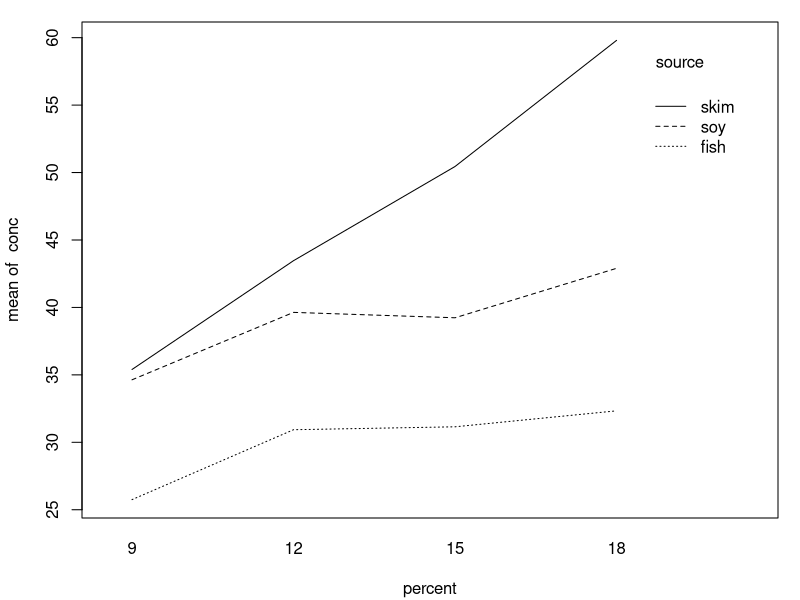
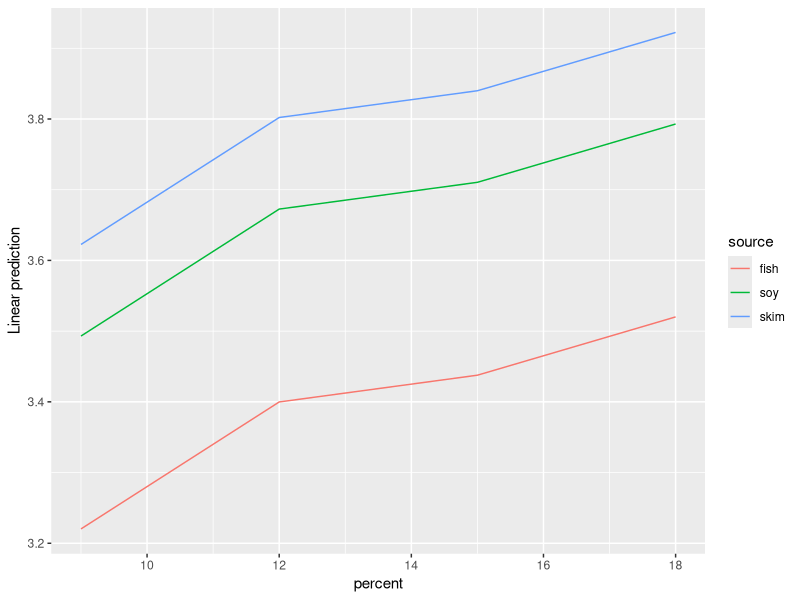
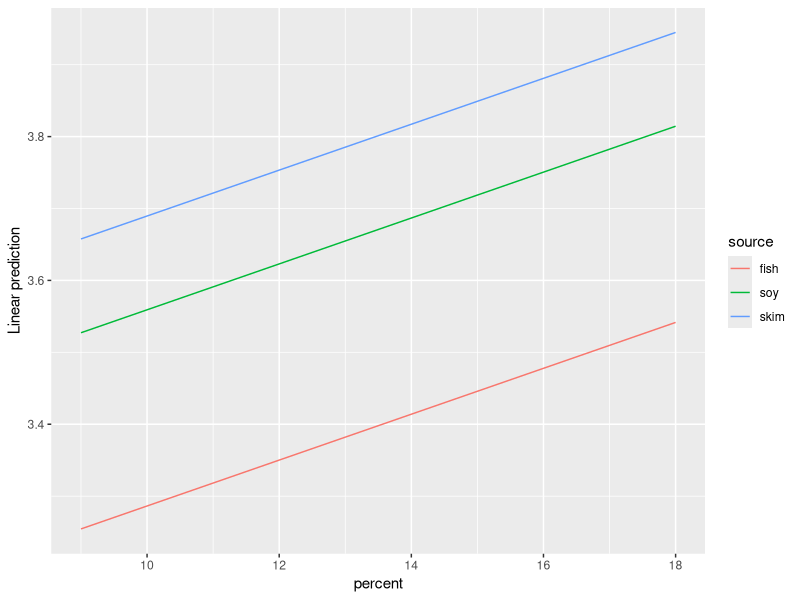
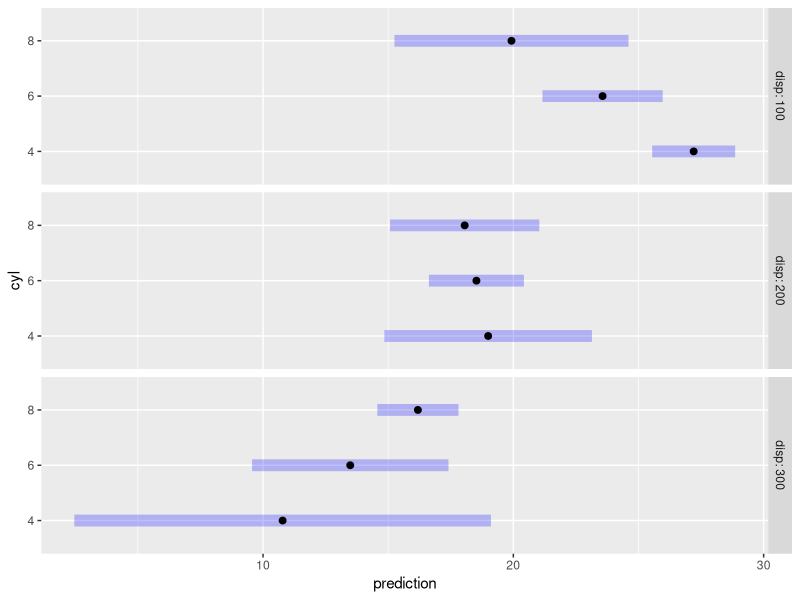
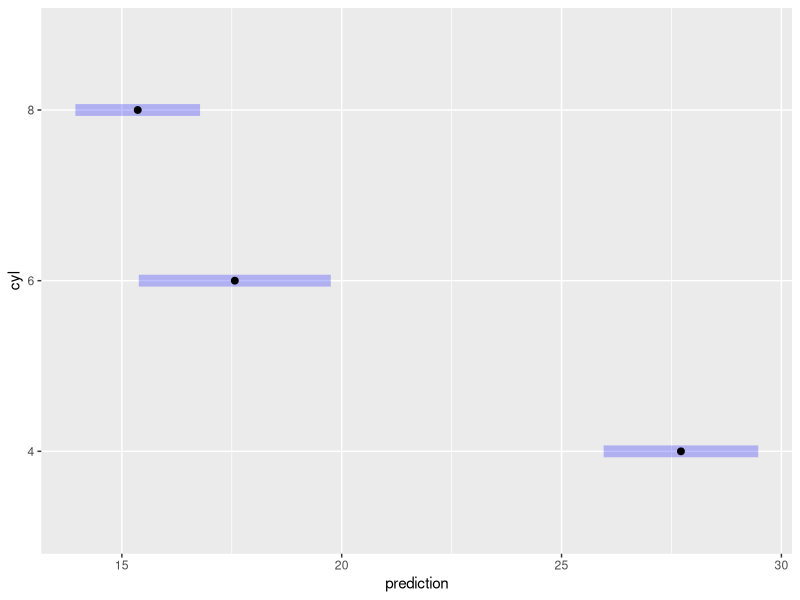
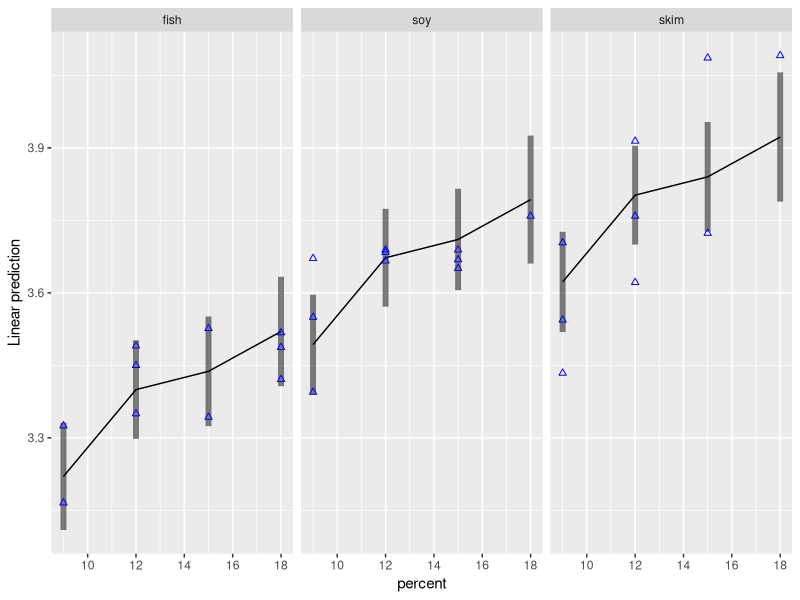

These charts were generated, in order, by the following R code:
## ---- echo = FALSE, results = "hide", message = FALSE-------------------------
require("emmeans")
knitr::opts_chunk$set(fig.width = 4.5, class.output = "ro")

## ---- echo = FALSE------------------------------------------------------------
par(mar = .1 + c(4, 4, 1, 1))   # reduce head space


## -----------------------------------------------------------------------------
with(pigs, interaction.plot(percent, source, conc))

## -----------------------------------------------------------------------------
with(pigs, tapply(conc, percent, mean))

## -----------------------------------------------------------------------------
cell.means <- matrix(with(pigs, 
    tapply(conc, interaction(source, percent), mean)), 
    nrow = 3)
cell.means

## -----------------------------------------------------------------------------
apply(cell.means, 2, mean)

## -----------------------------------------------------------------------------
with(pigs, table(source, percent))

## -----------------------------------------------------------------------------
sum(c(3, 1, 1) * cell.means[, 4]) / 5

## -----------------------------------------------------------------------------
pigs.lm1 <- lm(log(conc) ~ source + factor(percent), data = pigs)

## -----------------------------------------------------------------------------
ref_grid(pigs.lm1)

## -----------------------------------------------------------------------------
ref_grid(pigs.lm1) @ grid

## -----------------------------------------------------------------------------
pigs.lm2 <- lm(log(conc) ~ source + percent, data = pigs)
ref_grid(pigs.lm2)

## -----------------------------------------------------------------------------
ref_grid(pigs.lm2) @ grid

## -----------------------------------------------------------------------------
pigs.pred1 <- matrix(predict(ref_grid(pigs.lm1)), nrow = 3)
pigs.pred1

## -----------------------------------------------------------------------------
apply(pigs.pred1, 1, mean) ### EMMs for source

apply(pigs.pred1, 2, mean) ### EMMs for percent

## -----------------------------------------------------------------------------
predict(ref_grid(pigs.lm2))

## -----------------------------------------------------------------------------
emmeans(pigs.lm1, "percent")

## -----------------------------------------------------------------------------
ref_grid(pigs.lm2, cov.keep = "percent")

## -----------------------------------------------------------------------------
ref_grid(pigs.lm2, cov.reduce = range)

## -----------------------------------------------------------------------------
mtcars.lm <- lm(mpg ~ disp * cyl, data = mtcars)
ref_grid(mtcars.lm)

## -----------------------------------------------------------------------------
mtcars.rg <- ref_grid(mtcars.lm, cov.keep = 3,
                      at = list(disp = c(100, 200, 300)))
mtcars.rg

## -----------------------------------------------------------------------------
mtcars.1 <- lm(mpg ~ factor(cyl) + disp + I(disp^2), data = mtcars)
emmeans(mtcars.1, "cyl")

## -----------------------------------------------------------------------------
mtcars <- transform(mtcars, 
                    Cyl = factor(cyl),
                    dispsq = disp^2)
mtcars.2 <- lm(mpg ~ Cyl + disp + dispsq, data = mtcars)
emmeans(mtcars.2, "Cyl")

## -----------------------------------------------------------------------------
ref_grid(mtcars.1)
ref_grid(mtcars.2)

## -----------------------------------------------------------------------------
emmeans(mtcars.2, "Cyl", at = list(dispsq = 230.72^2))

## ---- eval = FALSE------------------------------------------------------------
#  deg <- 2
#  mod <- lm(y ~ treat * poly(x, degree = deg), data = mydata)

## ---- eval = FALSE------------------------------------------------------------
#  emmeans(mod, ~ treat | x, at = list(x = 1:3), params = "deg")

## -----------------------------------------------------------------------------
emmip(pigs.lm1, source ~ percent)
emmip(ref_grid(pigs.lm2, cov.reduce = FALSE), source ~ percent)

## -----------------------------------------------------------------------------
plot(mtcars.rg, by = "disp")

## -----------------------------------------------------------------------------
mtcars.rg_d.c <- ref_grid(mtcars.lm, at = list(cyl = c(4,6,8)),
                          cov.reduce = disp ~ cyl)
mtcars.rg_d.c @ grid

## ----fig.height = 1.5---------------------------------------------------------
plot(mtcars.rg_d.c)

## -----------------------------------------------------------------------------
require("ggplot2")
emmip(pigs.lm1, ~ percent | source, CIs = TRUE) +
    geom_point(aes(x = percent, y = log(conc)), data = pigs, pch = 2, color = "blue")

## -----------------------------------------------------------------------------
emmeans(pigs.lm1, "percent", weights = "cells")

## -----------------------------------------------------------------------------
pigs.lm3 <- lm(log(conc) ~ factor(percent), data = pigs)
emmeans(pigs.lm3, "percent")

## -----------------------------------------------------------------------------
MOats.lm <- lm (yield ~ Block + Variety, data = MOats)
ref_grid (MOats.lm, mult.name = "nitro")

## -----------------------------------------------------------------------------
pigs.rg <- ref_grid(pigs.lm1)
class(pigs.rg)

pigs.emm.s <- emmeans(pigs.rg, "source")
class(pigs.emm.s)

## -----------------------------------------------------------------------------
pigs.rg

pigs.emm.s

## -----------------------------------------------------------------------------
str(pigs.emm.s)

## -----------------------------------------------------------------------------
# equivalent to summary(emmeans(pigs.lm1, "percent"), level = 0.90, infer = TRUE))
emmeans(pigs.lm1, "percent", level = 0.90, infer = TRUE)

## -----------------------------------------------------------------------------
class(summary(pigs.emm.s))
